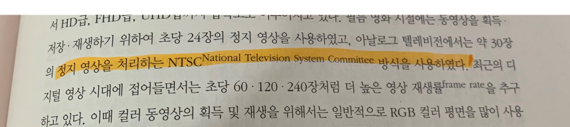
#> input picture images/test.jpg, 570 x 127 px
$ python test_color.py
#> lines starting #> are read from the running program, lines starting #| are printed output that depends on the picture; after the words box and inside, x2 and y2 are one past the last pixel; in counts of white or black regions, pixels touching at a corner belong together
#-*- coding: utf-8 -*-
import cv2
import numpy as np

def nothing(a):

    pass


def trackbar():
    window_name = "COLOR_DETECTION"

    # 트랙바 담을 윈도우 생성
    cv2.namedWindow(window_name)

    # 트랙바 생성
    cv2.createTrackbar("lower_h", window_name, 0, 255, nothing)
    cv2.createTrackbar("lower_s", window_name, 0, 255, nothing)
    cv2.createTrackbar("lower_v", window_name, 0, 255, nothing)
    cv2.createTrackbar("upper_h", window_name, 120, 255, nothing)
    cv2.createTrackbar("upper_s", window_name, 120, 255, nothing)
    cv2.createTrackbar("upper_v", window_name, 120, 255, nothing)

    while True:

        frame = 'images/test.jpg'

        frame = cv2.imread(frame)
#> frame is the input picture: shape (127, 570, 3); mean B, G, R 163.3, 178, 184.3
        original = frame.copy()

        frame = cv2.cvtColor(frame, cv2.COLOR_BGR2HSV)
#> frame: shape (127, 570, 3); mean H, S, V 20.6, 31.2, 184.6
        # threshold 값 트랙바에서 찾기
        lower_h = cv2.getTrackbarPos("lower_h", window_name)
        lower_s = cv2.getTrackbarPos("lower_s", window_name)
        lower_v = cv2.getTrackbarPos("lower_v", window_name)
        upper_h = cv2.getTrackbarPos("upper_h", window_name)
        upper_s = cv2.getTrackbarPos("upper_s", window_name)
        upper_v = cv2.getTrackbarPos("upper_v", window_name)


        detect = cv2.inRange(frame, (lower_h, lower_s, lower_v), (upper_h, upper_s, upper_v))
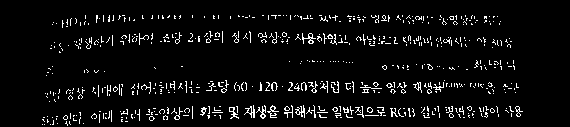
#> detect: shape (127, 570); 5.3% white in thin lines or dots, all inside (x1, y1, x2, y2) = (42, 15, 523, 126)

        # contour 찾습니다.
        contours, _ = cv2.findContours(detect, cv2.RETR_TREE, cv2.CHAIN_APPROX_SIMPLE)
#> contours = 624 contours, 614 with area under 20; largest, box (x1, y1, x2, y2) and area: (302, 33, 316, 44) 39, (244, 105, 255, 118) 33, (229, 107, 239, 119) 30, (515, 106, 523, 117) 29, (413, 82, 422, 93) 27
        sorted_cnt = []
        # 디텍션 이외의 정보 지우기
        for cnt in contours:
            cnt_len = cv2.arcLength(cnt, True)
            cnt_ = cv2.approxPolyDP(cnt, 0.02 * cnt_len, True)
            # contour에서 일정 면적 이상만 저장하여 나중에 그림
            if cv2.contourArea(cnt_) > 1000:
                sorted_cnt.append(cnt)
#> this loop made 624 passes
#> (cnt_len, cnt_) on passes 1 to 3: (0, [[50, 124]]), (0, [[44, 124]]), (0, [[42, 124]])
#> after the loop, sorted_cnt = []
        empty = np.zeros((original.shape[0], original.shape[1]))

        # Contour 안 채우기
        empty = cv2.fillPoly(empty, sorted_cnt, color=(255, 255, 255))
#> empty: shape (127, 570) float64; every value is 0

        # Contour 제외 색 채우기
        original[empty != 255] = 0
#> original: shape (127, 570, 3); every value is 0
        cv2.imshow(window_name, original)

        if cv2.waitKey(10) & 0xFF == ord('q'):
#> (key q is pressed here)
            break
def apply_mask(frame, mask):
    """Apply binary mask to frame, return masked image.
    """
    return cv2.bitwise_and(frame, frame, mask=mask)
def main():
    import os
    trackbar()

if __name__ == '__main__':
    main()
